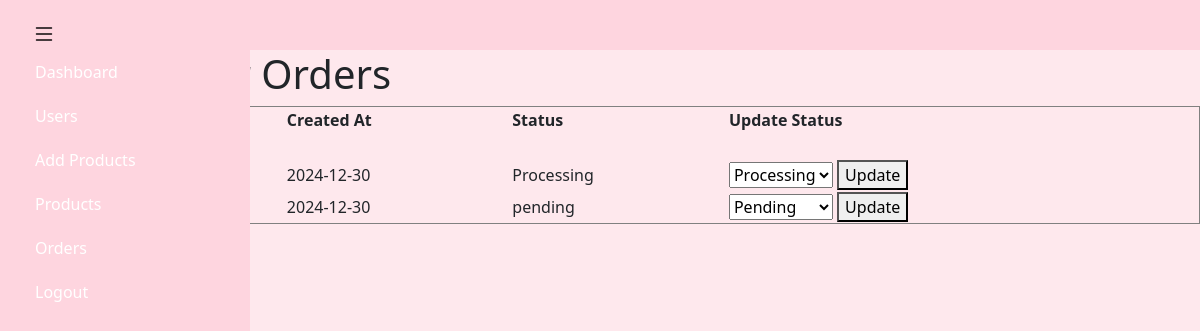
Before: /admin/orders with the older database file.
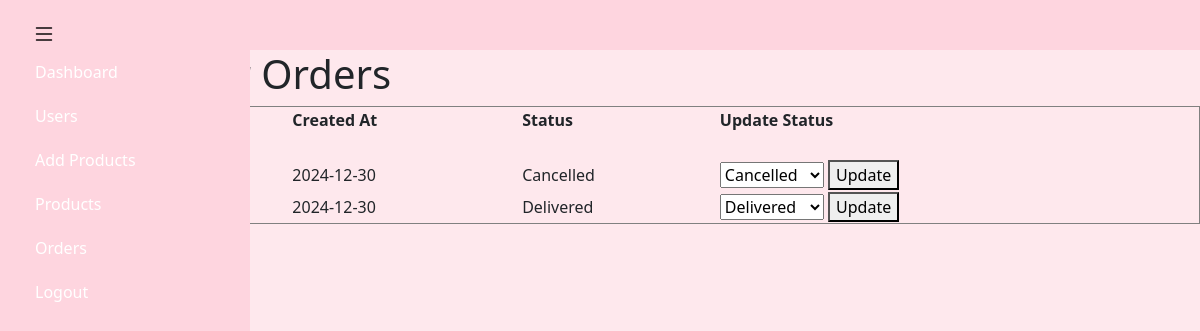
After: the same page with the newer database file.
### models.py (models this page shows, shortened)
class Order(db.Model):
    __tablename__ = 'orders'  # Define table name in the database
    id = db.Column(db.Integer, primary_key=True)  # Primary key for order
    user_id = db.Column(db.Integer, db.ForeignKey('users.id', name='fk_user_order'), nullable=False)
    order_date = db.Column(db.Date, default=lambda: datetime.now(pytz.timezone('America/New_York')).date())  # Date of the order
    total_price = db.Column(db.Float, nullable=False)  # Total price for the order
    total_items = db.Column(db.Integer, nullable=False, default=0)  # Total items in the order
    status = db.Column(db.String(20), default='pending')  # Order status (e.g., pending, shipped)
    order_number = db.Column(db.String(36), unique=True, nullable=False)  # UUID for unique order number
    user = db.relationship('User', back_populates='orders')
    items = db.relationship('OrderItem', back_populates='order')

### app.py (the view, shortened to what this page needs)
@app.route('/admin/orders', methods=['GET', 'POST'])
def admin_orders():
    users = User.query.filter_by(role='user').all()
    return render_template("admin_orders.html", users=users)

### models.py (called while the page is built)
    @property
    def full_name(self):
        return f"{self.first_name} {self.last_name}"

### templates/admin_orders.html (shortened to what this page needs)
{% extends "admin_layout.html" %}
{% block body %}
<h1>Manage User Orders</h1>
    <table border="1">
        <thead>
            <tr>
                <th>User</th>
                <th>Order ID</th>
                <th>Created At</th>
                <th>Status</th>
                <th>Update Status</th>
            </tr>
        </thead>
        <tbody>
            {% for user in users %}
                <tr>
                    <td colspan="5"><strong>{{ user.full_name }}</strong></td>
                </tr>
                {% for order in user.orders %}
                    <tr>
                        <td></td>
                        <td>{{ order.id }}</td>
                        <td>{{ order.order_date }}</td>
                        <td>{{ order.status }}</td>
                        <td>
                            <form method="POST" action="/admin/orders">
                                <select name="status">
                                    <option value="Pending" {% if order.status == 'Pending' %}selected{% endif %}>Pending</option>
                                    <option value="Processing" {% if order.status == 'Processing' %}selected{% endif %}>Processing</option>
                                    <option value="Delivered" {% if order.status == 'Delivered' %}selected{% endif %}>Delivered</option>
                                    <option value="Cancelled" {% if order.status == 'Cancelled' %}selected{% endif %}>Cancelled</option>
                                </select>
                                <button type="submit">Update</button>
                            </form>
                        </td>
                    </tr>
                {% endfor %}
            {% endfor %}
        </tbody>
    </table>
{% endblock %}

### templates/admin_layout.html (shortened to what this page needs)
<!DOCTYPE html>
<html lang="en">
    <head>
        <link href="https://cdn.jsdelivr.net/npm/bootstrap@5.3.3/dist/css/bootstrap.min.css" rel="stylesheet">
        <link href="https://cdn.jsdelivr.net/npm/bootstrap-icons/font/bootstrap-icons.css" rel="stylesheet">
        <link href="/static/styles.css" rel="stylesheet">
    </head>
    <body style="background-color: #FEE8ED;">
        <div class="admin_dash" style="display:flex; height:100vh;">
            <div id="sidebar" class="sidebar" style="background-color: #FED5DF;">
                <div class="sidebar-nav">
                    <ul class="nav flex-column">
                        <li class="nav-item">
                            <a class="nav-link text-white link" href="/admin/dashboard">Dashboard</a>
                        </li>
                        <li class="nav-item">
                            <a class="nav-link text-white link" href="#">Users</a>
                        </li>
                        <li class="nav-item">
                            <a class="nav-link text-white link" href="/admin/add_products"> Add Products</a>
                        </li>
                        <li class="nav-item">
                            <a class="nav-link text-white link" href="/admin/listing">Products</a>
                        </li>
                        <li class="nav-item">
                            <a class="nav-link text-white link" href="/admin/orders">Orders</a>
                        </li>
                        <li class="nav-item">
                            <a class="nav-link text-white link" href="/logout">Logout</a>
                        </li>
                    </ul>
                </div>
            </div>
            <div class="topnav">
                    <button class="btn btn-light" id="toggleSidebarButton" onclick="collapse(event)">
                        <i class="bi bi-list"></i>
                    </button>
                    <div class="profile">{{ current_user.full_name | title }}</div>
            </div>
            {% block body %}{% endblock %}
        </div>
    </body>
</html>

### static/styles.css (style rules this page uses)
body { display: flex; flex-direction: column; height: 100vh; }
.sidebar { display: flex; flex-direction: column; width: 250px; max-width: 30%; height: 100vh; position: fixed; top: 0; left: 0; padding-left: 20px ; background-color: #FED5DF; transition: width 0.3s ease, padding 0.3s ease; flex: 1; }
.sidebar-nav { margin-top: 50px; transition: opacity 0.3s ease; }
.link { color: white; text-decoration: none; padding: 10px 15px; transition: background-color 0.3s; }
#toggleSidebarButton { top: 10px; left: 20px; border: none; cursor: pointer; opacity: 1; background: transparent; position: absolute; z-index: 2000; }
#toggleSidebarButton i { font-size: 1.5rem; }
.topnav { background-color: #FED5DF; height: 50px; display: flex; justify-content: right; position: relative; }
.admin_dash { display: flex; flex-direction: column; }
.profile { display: flex; align-items: center; justify-content: center; padding-right: 10px; color: #f49292; }

Changed rows visible on the page:
changed Order: status "Processing" → "Cancelled"
changed Order: status "pending" → "Delivered"; status "Pending" → "Delivered"
